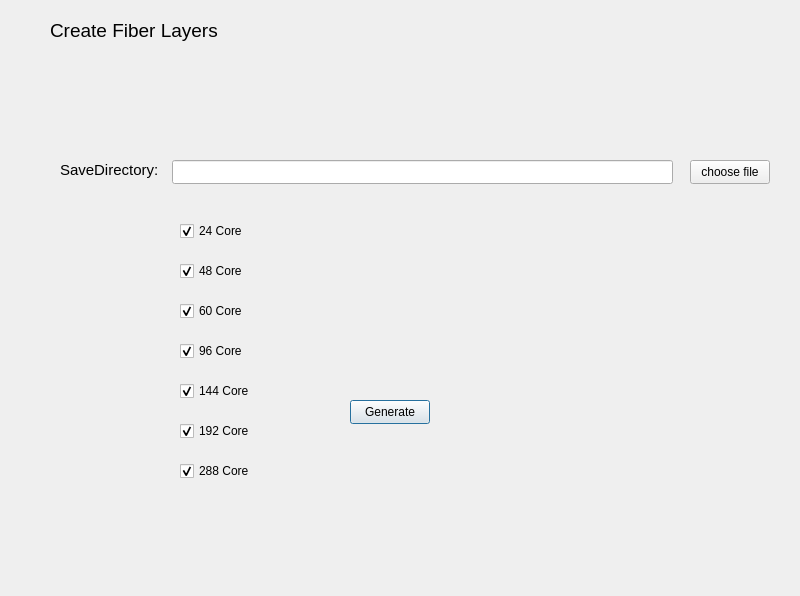
<?xml version="1.0" encoding="UTF-8"?>
<ui version="4.0">
 <class>FiberLayerDialogBase</class>
 <widget class="QDialog" name="FiberLayerDialogBase">
  <property name="geometry">
   <rect>
    <x>0</x>
    <y>0</y>
    <width>800</width>
    <height>596</height>
   </rect>
  </property>
  <property name="windowTitle">
   <string>Fiber Layer</string>
  </property>
  <widget class="QPushButton" name="generateButton">
   <property name="geometry">
    <rect>
     <x>350</x>
     <y>400</y>
     <width>80</width>
     <height>24</height>
    </rect>
   </property>
   <property name="text">
    <string>Generate</string>
   </property>
  </widget>
  <widget class="QLabel" name="label">
   <property name="geometry">
    <rect>
     <x>50</x>
     <y>10</y>
     <width>171</width>
     <height>41</height>
    </rect>
   </property>
   <property name="font">
    <font>
     <family>Yu Gothic UI</family>
     <pointsize>14</pointsize>
    </font>
   </property>
   <property name="text">
    <string>Create Fiber Layers</string>
   </property>
  </widget>
  <widget class="QLineEdit" name="saveDirectoryInput">
   <property name="geometry">
    <rect>
     <x>172</x>
     <y>160</y>
     <width>501</width>
     <height>24</height>
    </rect>
   </property>
  </widget>
  <widget class="QLabel" name="label_2">
   <property name="geometry">
    <rect>
     <x>60</x>
     <y>160</y>
     <width>101</width>
     <height>20</height>
    </rect>
   </property>
   <property name="font">
    <font>
     <pointsize>11</pointsize>
    </font>
   </property>
   <property name="text">
    <string>SaveDirectory:</string>
   </property>
  </widget>
  <widget class="QPushButton" name="chooseFileButton">
   <property name="geometry">
    <rect>
     <x>690</x>
     <y>160</y>
     <width>80</width>
     <height>24</height>
    </rect>
   </property>
   <property name="text">
    <string>choose file</string>
   </property>
  </widget>
  <widget class="QCheckBox" name="checkBox">
   <property name="geometry">
    <rect>
     <x>180</x>
     <y>220</y>
     <width>78</width>
     <height>22</height>
    </rect>
   </property>
   <property name="text">
    <string>24 Core</string>
   </property>
   <property name="checked">
    <bool>true</bool>
   </property>
  </widget>
  <widget class="QCheckBox" name="checkBox_1">
   <property name="geometry">
    <rect>
     <x>180</x>
     <y>260</y>
     <width>78</width>
     <height>22</height>
    </rect>
   </property>
   <property name="text">
    <string>48 Core</string>
   </property>
   <property name="checked">
    <bool>true</bool>
   </property>
  </widget>
  <widget class="QCheckBox" name="checkBox_2">
   <property name="geometry">
    <rect>
     <x>180</x>
     <y>300</y>
     <width>78</width>
     <height>22</height>
    </rect>
   </property>
   <property name="text">
    <string>60 Core</string>
   </property>
   <property name="checked">
    <bool>true</bool>
   </property>
  </widget>
  <widget class="QCheckBox" name="checkBox_3">
   <property name="geometry">
    <rect>
     <x>180</x>
     <y>340</y>
     <width>78</width>
     <height>22</height>
    </rect>
   </property>
   <property name="text">
    <string>96 Core</string>
   </property>
   <property name="checked">
    <bool>true</bool>
   </property>
  </widget>
  <widget class="QCheckBox" name="checkBox_5">
   <property name="geometry">
    <rect>
     <x>180</x>
     <y>420</y>
     <width>78</width>
     <height>22</height>
    </rect>
   </property>
   <property name="text">
    <string>192 Core</string>
   </property>
   <property name="checked">
    <bool>true</bool>
   </property>
  </widget>
  <widget class="QCheckBox" name="checkBox_6">
   <property name="geometry">
    <rect>
     <x>180</x>
     <y>460</y>
     <width>78</width>
     <height>22</height>
    </rect>
   </property>
   <property name="text">
    <string>288 Core</string>
   </property>
   <property name="checked">
    <bool>true</bool>
   </property>
  </widget>
  <widget class="QCheckBox" name="checkBox_4">
   <property name="geometry">
    <rect>
     <x>180</x>
     <y>380</y>
     <width>78</width>
     <height>22</height>
    </rect>
   </property>
   <property name="text">
    <string>144 Core</string>
   </property>
   <property name="checked">
    <bool>true</bool>
   </property>
  </widget>
 </widget>
 <resources/>
 <connections/>
</ui>
